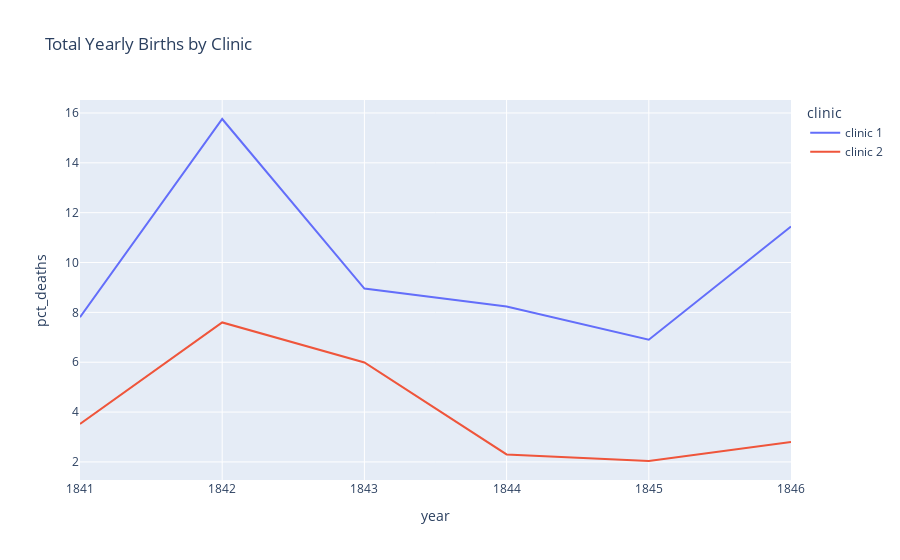

The cell this chart's notebook holds for it:
### Markdown cell above
### Plotting the Proportion of Yearly Deaths by Clinic

### Code cell
line = px.line(df_yearly, 
               x='year', 
               y='pct_deaths',
               color='clinic',
               title='Total Yearly Births by Clinic')
 
line.show()

### Figure 1 — Plotly figure (JSON) as saved in the notebook; plotly's stock layout.template omitted (floating-point values rounded to 4 significant figures)
{"data": [{"hovertemplate": "clinic=clinic 1<br>year=%{x}<br>pct_deaths=%{y}<extra></extra>", "legendgroup": "clinic 1", "line": {"color": "#636efa", "dash": "solid"}, "marker": {"symbol": "circle"}, "mode": "lines", "name": "clinic 1", "orientation": "v", "showlegend": true, "type": "scatter", "x": [1841, 1842, 1843, 1844, 1845, 1846], "xaxis": "x", "y": [7.806, 15.76, 8.954, 8.236, 6.901, 11.45], "yaxis": "y"}, {"hovertemplate": "clinic=clinic 2<br>year=%{x}<br>pct_deaths=%{y}<extra></extra>", "legendgroup": "clinic 2", "line": {"color": "#EF553B", "dash": "solid"}, "marker": {"symbol": "circle"}, "mode": "lines", "name": "clinic 2", "orientation": "v", "showlegend": true, "type": "scatter", "x": [1841, 1842, 1843, 1844, 1845, 1846], "xaxis": "x", "y": [3.522, 7.597, 5.988, 2.3, 2.036, 2.797], "yaxis": "y"}], "layout": {"legend": {"title": {"text": "clinic"}, "tracegroupgap": 0}, "title": {"text": "Total Yearly Births by Clinic"}, "xaxis": {"anchor": "y", "domain": [0, 1], "title": {"text": "year"}}, "yaxis": {"anchor": "x", "domain": [0, 1], "title": {"text": "pct_deaths"}}}}
